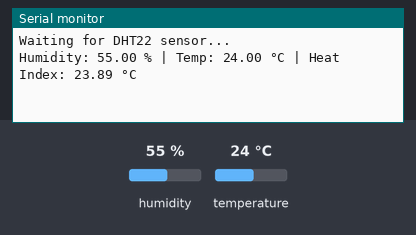
A sketch run on a simulated ESP32. On the bench: the last lines printed to the serial monitor. Inputs (shaded band) come from the test bench; at power-on: humidity 55 %, temperature 24 °C.

Above: at 3.2 s.
3.3 s: humidity set to 22 %
At 4.9 s:
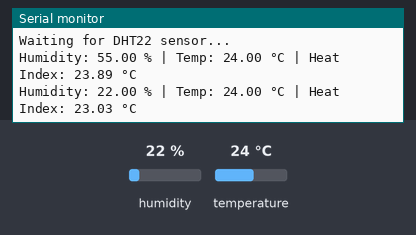
6.0 s: temperature set to 12 °C
At 6.6 s:
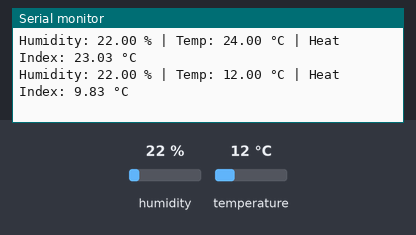
8.7 s: humidity set to 40 %
At 11.3 s:
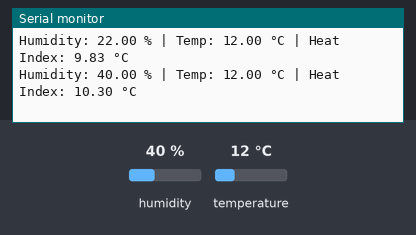
Timing chart, 0 to 12.8 s (numbered marks = the images above; inputs shaded):
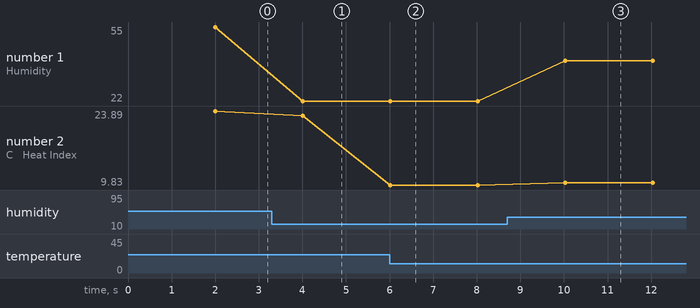

The sketch:

DHT22.ino
```cpp
#include <DHT.h>

#define DHTPIN 27        // DHT22 Pin
#define DHTTYPE DHT22   // DHT Type (DHT11, DHT22)

// Object Initialization
DHT dht(DHTPIN, DHTTYPE);

void setup() {
  Serial.begin(115200);
  dht.begin();

  Serial.println("Waiting for DHT22 sensor...");
  delay(2000);
}

void loop() {
  // Read Humidity & Temperature
  float humidity = dht.readHumidity();
  float temperature = dht.readTemperature();

  // Check Sensor Reading
  if (isnan(humidity) || isnan(temperature)) {
    Serial.println("Failed to read from DHT22 sensor!");
    return;
  }

  // Calculate Heat Index
  float heatIndex = dht.computeHeatIndex(temperature, humidity, false);

  // Show Results
  Serial.print("Humidity: ");
  Serial.print(humidity);
  Serial.print(" %");

  Serial.print(" | Temp: ");
  Serial.print(temperature);
  Serial.print(" °C");

  Serial.print(" | Heat Index: ");
  Serial.print(heatIndex);
  Serial.println(" °C");

  delay(2000);
}
```

Measured:
- after the input at 3.3 s, the serial monitor: prints a new line after 0.71 s (image 1)
- after the input at 6.0 s, the serial monitor: prints a new line at once (image 2)
- after the input at 8.7 s, the serial monitor: prints a new line after 1.3 s (image 3)
- plotted number 1: 55 → 22 after the input at 3.3 s, 22 → 40 after the input at 8.7 s
- plotted number 2: 23.89 → 23.03 after the input at 3.3 s, 23.03 → 9.83 after the input at 6.0 s, 9.83 → 10.3 after the input at 8.7 s
